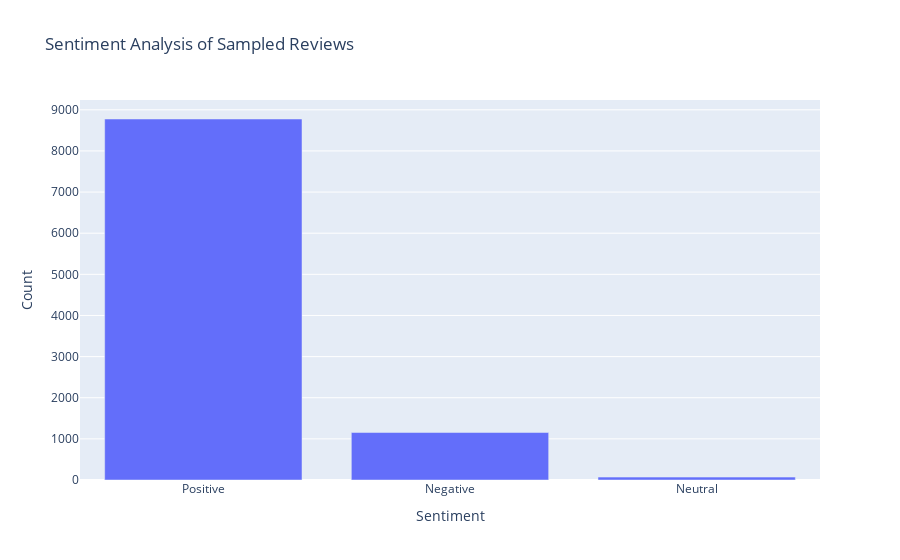

The cell this chart's notebook holds for it:
### Code cell
import pandas as pd
import plotly.express as px
from nltk.sentiment import SentimentIntensityAnalyzer
import nltk

# Download vader_lexicon if not already done
nltk.download('vader_lexicon')

# Initialize sentiment analyzer
sia = SentimentIntensityAnalyzer()

# Path to your review JSON file
file_path = 'D:/yelp_project/yelp_academic_dataset_review.json'

# Load only a sample of rows, say 10000, for fast processing
review_df = pd.read_json(file_path, lines=True, nrows=10000)

# Initialize sentiment column
review_df['sentiment'] = 'Neutral'

# Apply sentiment analysis to each review in the sample
for index, row in review_df.iterrows():
    score = sia.polarity_scores(str(row['text']))['compound']
    if score > 0:
        review_df.at[index, 'sentiment'] = 'Positive'
    elif score < 0:
        review_df.at[index, 'sentiment'] = 'Negative'

# Count how many reviews fall into each sentiment category
sentiment_counts = review_df['sentiment'].value_counts().reset_index()
sentiment_counts.columns = ['Sentiment', 'Count']

# Create a bar chart using Plotly
fig = px.bar(sentiment_counts,
             x='Sentiment',
             y='Count',
             title="Sentiment Analysis of Sampled Reviews")

fig.show()

### Figure 1 — Plotly figure (JSON) as saved in the notebook; plotly's stock layout.template omitted (floating-point values rounded to 4 significant figures)
{"data": [{"hovertemplate": "Sentiment=%{x}<br>Count=%{y}<extra></extra>", "legendgroup": "", "marker": {"color": "#636efa", "pattern": {"shape": ""}}, "name": "", "orientation": "v", "showlegend": false, "textposition": "auto", "type": "bar", "x": ["Positive", "Negative", "Neutral"], "xaxis": "x", "y": [8776, 1154, 70], "yaxis": "y"}], "layout": {"barmode": "relative", "legend": {"tracegroupgap": 0}, "title": {"text": "Sentiment Analysis of Sampled Reviews"}, "xaxis": {"anchor": "y", "domain": [0, 1], "title": {"text": "Sentiment"}}, "yaxis": {"anchor": "x", "domain": [0, 1], "title": {"text": "Count"}}}}
